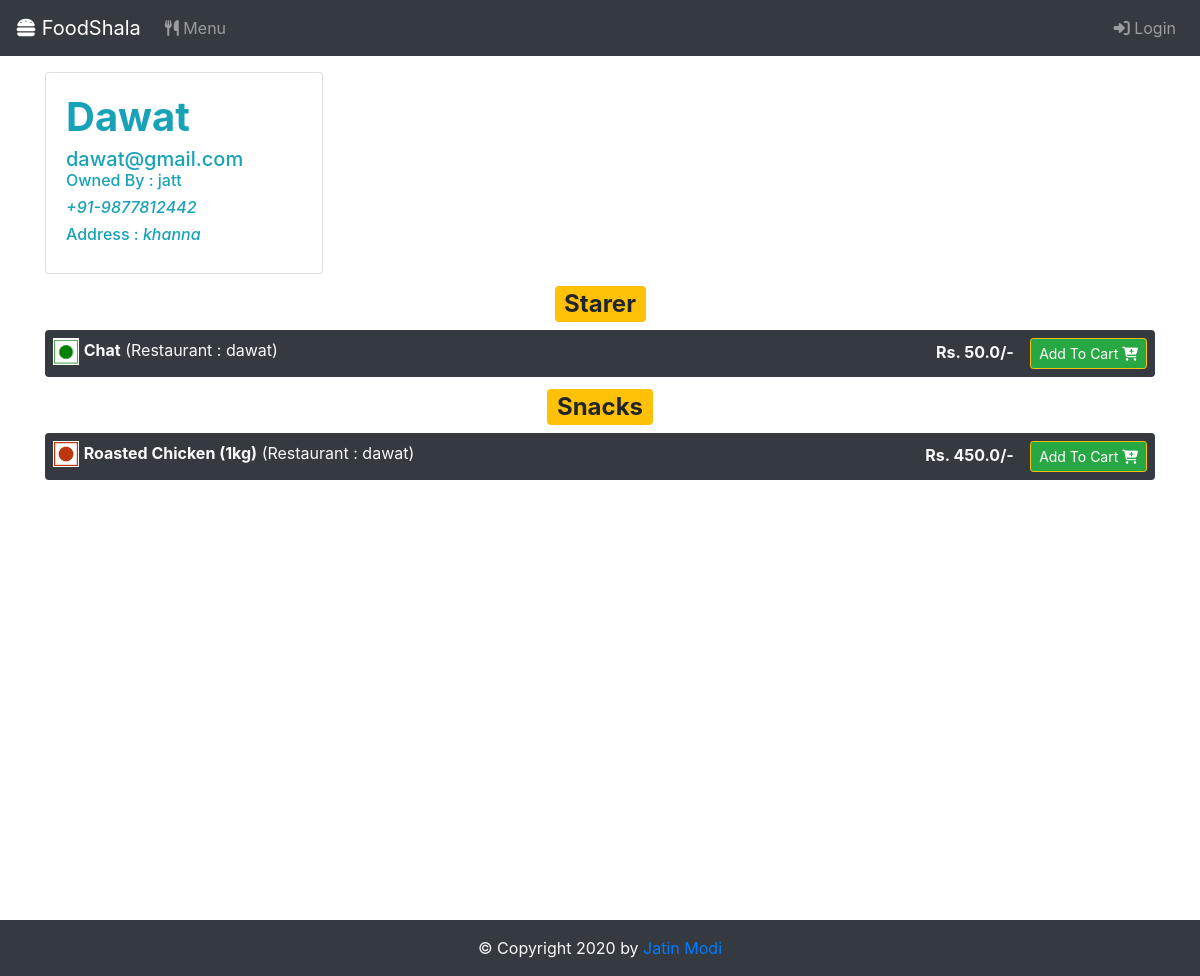
Page /restaurant/1 on the earlier database version.
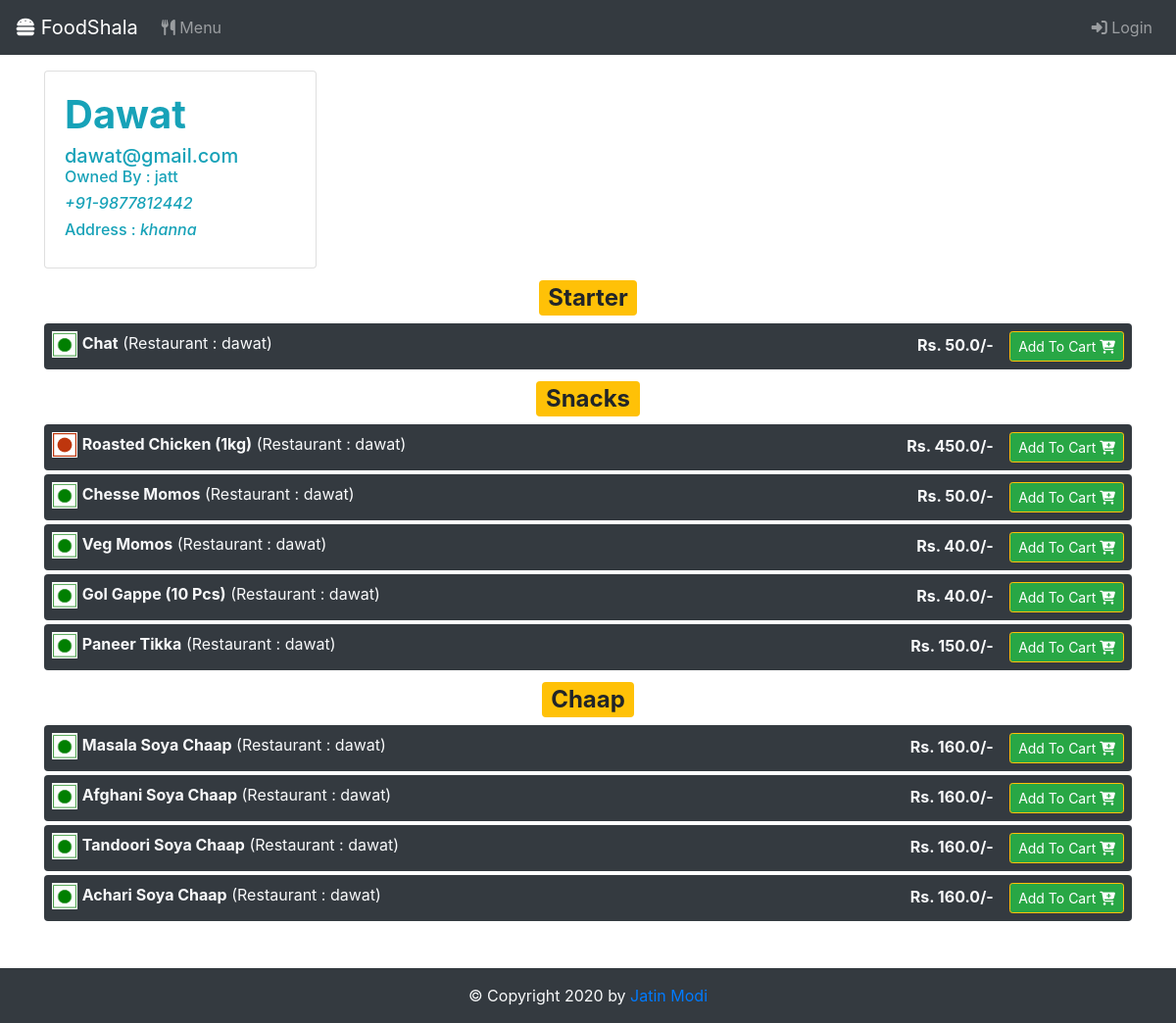
Same page on the later database version.
### app.py (models this page shows)
class Items(db.Model):
	__tablename__ = 'items'
	restaurantId = db.Column(db.Integer,ForeignKey('restaurants.id'))
	restaurantName = db.Column(db.String)
	id = db.Column(db.Integer,primary_key=True)
	dishtype = db.Column(db.String)
	name = db.Column(db.String)
	price = db.Column(db.Float)
	veg = db.Column(db.Boolean)

### app.py (the view)
@app.route("/restaurant/<id>")
def restaurantMenu(id):
	items = Items.query.filter_by(restaurantId=id).order_by(desc(Items.dishtype)).all()
	restaurant = Restaurants.query.filter_by(id=id).first()
	return render_template("restaurantMenu.html",user=checkSession(),items=items,restaurant=restaurant)

### app.py (called while the page is built)
def checkSession():
	if 'email' in session:
		return True
	return False

### templates/restaurantMenu.html (shortened to what this page needs)
{% include "header.html" %}
<div class="container mt-3" style="min-height: 100vh;position: relative;">
		<div class="card col-3 p-0 m-0">
  			<div class="card-body text-info">
    			<h1 class="card-title font-weight-bold text-capitalize">{{restaurant.name}}</h1>
    			<h5 class="card-subtitle">{{restaurant.email}}</h5>
    			<h6>Owned By : {{restaurant.ownerFirstName}} {{restaurant.ownerLastName}}</h6>
    			<h6><i>+91-{{restaurant.mobile}}</i></h6>
    			<h6>Address : <i>{{restaurant.address}}</i></h6>
  			</div>
	</div>
	{% for x in items %}
		{% if loop.changed(x.dishtype) %}
			<h2 class=" text-center text-dark text-capitalize my-2"><span class="badge badge-warning"> {{x.dishtype}} </span></h2>
		{% endif %}
	<div class="rounded mt-1 d-flex justify-content-between p-2 bg-dark text-light">
		<div>
			{% if x.veg %}
				<img style="width:2.6ch;padding: 1px;background-color: white" src="{{ url_for('static',filename='images/vegg.png') }}">
			{% endif %}
			{% if not x.veg %}
				<img style="width:2.6ch;padding: 1px;background-color: white" src="{{ url_for('static',filename='images/nonVeg.png') }}">
			{% endif %}
			<span class="text-capitalize"><b>{{ x.name }}</b></span>
			<span>(Restaurant : {{x.restaurantName}})</span>
		</div>
		<div>
			<b>Rs. {{x.price}}/- </b>&ensp;
			<button title="Add to Cart" class="btn btn-sm border-warning btn-success" onclick="addToCartHandle({{ x.id }}, {{ x.restaurantId }})">Add To Cart <i class="fas fa-cart-plus"></i></button>
		</div>
	</div>
	{% endfor %}
</div>
{% include "footer.html" %}

Differences in the rows shown:
removed Items: dishtype "Starer", veg True (drawn), name "Chat", restaurantName "dawat", price "50.0"
added Items: dishtype "Starter", veg True (drawn), name "Chat", restaurantName "dawat", price "50.0"
added Items: veg True (drawn), name "Chesse Momos", restaurantName "dawat", price "50.0"
added Items: veg True (drawn), name "Veg Momos", restaurantName "dawat", price "40.0"
added Items: veg True (drawn), name "Gol Gappe (10 Pcs)", restaurantName "dawat", price "40.0"
added Items: veg True (drawn), name "Paneer Tikka", restaurantName "dawat", price "150.0"
added Items: dishtype "Chaap", veg True (drawn), name "Masala Soya Chaap", restaurantName "dawat", price "160.0"
added Items: veg True (drawn), name "Afghani Soya Chaap", restaurantName "dawat", price "160.0"
added Items: veg True (drawn), name "Tandoori Soya Chaap", restaurantName "dawat", price "160.0"
added Items: veg True (drawn), name "Achari Soya Chaap", restaurantName "dawat", price "160.0"
